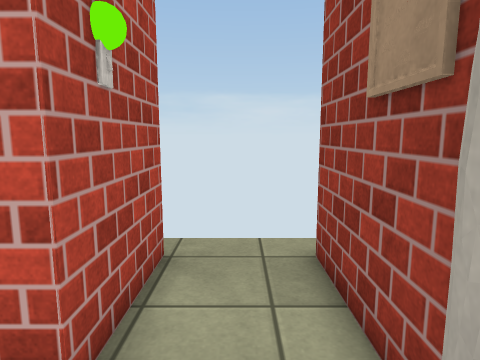
View 1 (above)

13 first-person views from a walk through a 3-D level made in the Unity game engine. The camera is 1.3 m above the floor, tilts 8° down and sees 75° across. Doors are open. The floor is counted in squares, 0.5 m on a side. Each view is taken from the middle of a square. On the plan, view 1 faces up. The plan holds only what a view shows up to about 20 squares ahead; the rest is blank. The place goes on beyond the plan. The player is left out. Some surface patterns are stand-ins.

View 2
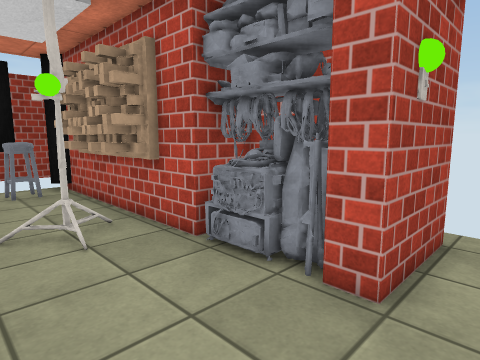

View 3
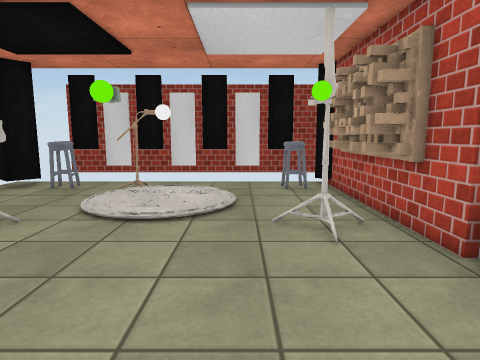

View 4
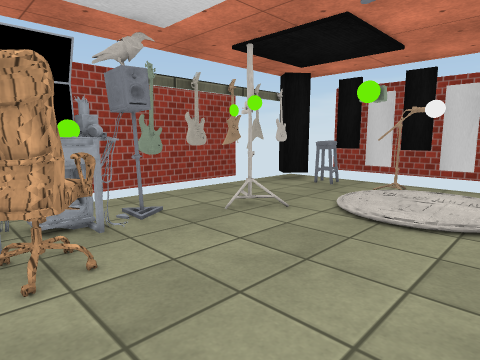

View 5
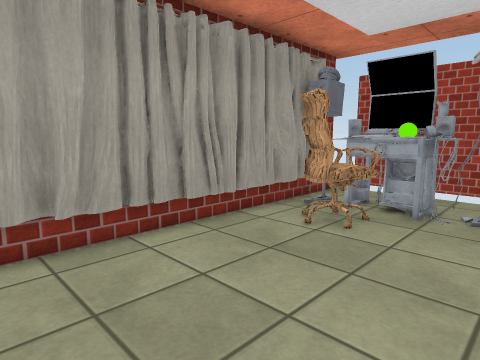

View 6
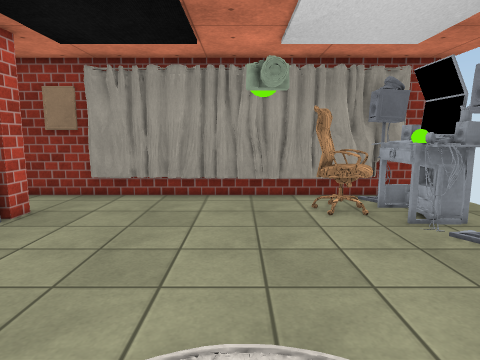

View 7
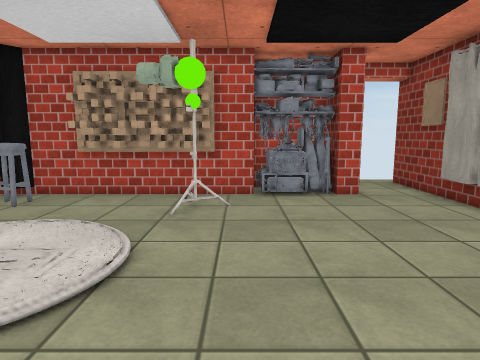

View 8
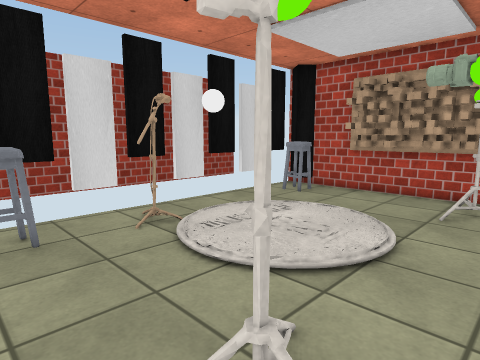

View 9
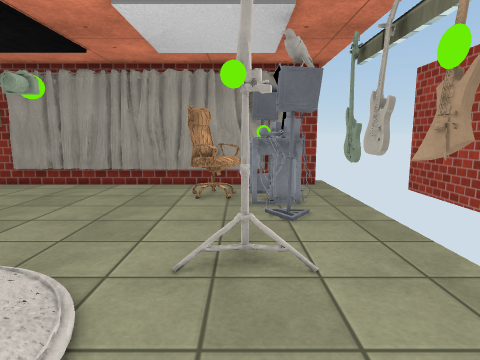

View 10
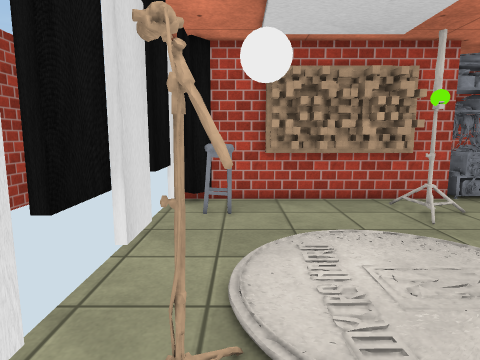

View 11
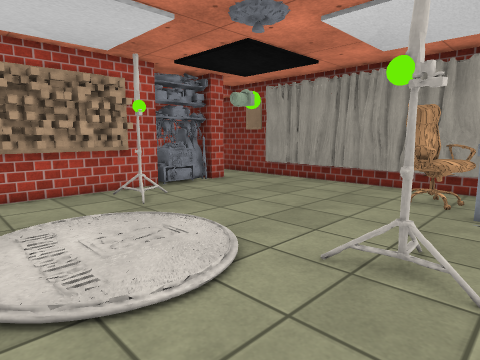

View 12
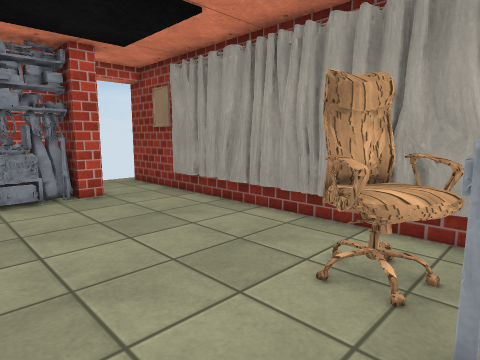

View 13
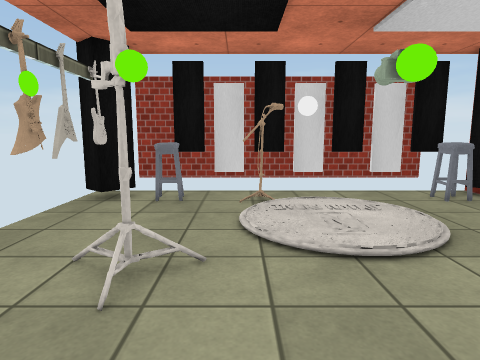

### Floor plan
Points are (right, up) in squares from view 1. A wall is a line through its corners. A room is listed if a view was taken in it or the views show most of it. See-through windows are left out.
Room 1 (views 1, 2, 3, 4, 5, 6, 7, 8, 9, 10, 11, 12, 13)
walls: (-6.4, 2.8) (-16.2, 2.8) (-16.8, 2.1); (-16.6, -6) (-16.6, -7.4); (-16.6, -7.8) (-16.6, -9.1); (-16.6, -4.2) (-16.6, -5.8); (-16.6, -2.6) (-16.6, -4); (-16.6, -9.5) (-16.6, -10.9); (-16.6, -0.9) (-16.6, -2.2); (-16.5, -12.5) (-15.3, -13.5) (-16.2, -14.6); (-2.6, 4.8) (-6.4, 4.8) (-6.4, 4.3); (-16.6, 0.9) (-16.6, -0.5); (1.7, -14.1) (1.7, 6.6); (-1.7, 6.7) (-1.7, 2.8) (-2.6, 2.8)
ways out: open door at (0, 5.5); gap at (-17, -8.5); gap at (-17, -6); gap at (-17, -2.5)
objects: other object (-16, -11) to (-15, -11); other object (-16, -8) to (-15, -7); other object (-16, 0) to (-15, 1); other object (-15, -13) to (-14, -13); other object (-15, -6) to (-14, -5); other object (-14, 2) to (-8, 2); other object (-13, -13) to (-12, -13); other object (-11, -13) to (-10, -13); other object (-9, -13) to (-8, -13); other object (-9, -10); other object (-9, 0); other object (-7, -13) to (-6, -13); other object (-6, 3) to (-3, 4); other object (-5, -12) to (-4, -12); other object (-4, -12) to (-1, -10); other object (-2, -10) to (0, -8); other object (0, -12) to (1, -11); other object (1, -13) to (2, -12); other object (1, -10) to (1, -9); other object (1, -3); other object (1, -1) to (1, 2)

Positions as (right, up) in squares from view 1, and headings:
1: (0, 0), facing up
2: (0, -2), facing up-left
3: (0, -2), facing left
4: (0, -2), facing down-left
5: (-6, 0), facing down-right
6: (-13, -5), facing right
7: (-7, -11), facing up
8: (-7, -12), facing up-left
9: (-15, -10), facing right
10: (-15, -10), facing up
11: (-15, -12), facing up-right
12: (-7, -11), facing up-right
13: (-3, -8), facing left
